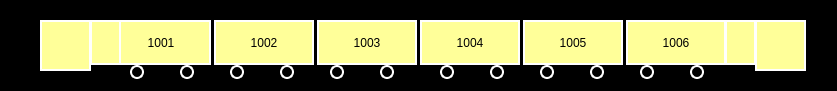
<?xml version="1.0" encoding="UTF-8"?>
<ui version="4.0">
 <class>CtrlTraingraph</class>
 <widget class="QWidget" name="CtrlTraingraph">
  <property name="geometry">
   <rect>
    <x>0</x>
    <y>0</y>
    <width>837</width>
    <height>91</height>
   </rect>
  </property>
  <property name="windowTitle">
   <string>Form</string>
  </property>
  <property name="styleSheet">
   <string notr="true">QWidget
{
	background-color:black;
}
QLabel
{
	font:20px &quot;微软雅黑&quot;;
	border:2px solid white;
	background-color: rgb(255,255,153);

}</string>
  </property>
  <widget class="QLabel" name="tc1lbl">
   <property name="geometry">
    <rect>
     <x>111</x>
     <y>20</y>
     <width>100</width>
     <height>45</height>
    </rect>
   </property>
   <property name="text">
    <string>1001</string>
   </property>
   <property name="alignment">
    <set>Qt::AlignCenter</set>
   </property>
  </widget>
  <widget class="QLabel" name="mp1lbl">
   <property name="geometry">
    <rect>
     <x>214</x>
     <y>20</y>
     <width>100</width>
     <height>45</height>
    </rect>
   </property>
   <property name="text">
    <string>1002</string>
   </property>
   <property name="alignment">
    <set>Qt::AlignCenter</set>
   </property>
  </widget>
  <widget class="QLabel" name="m1lbl">
   <property name="geometry">
    <rect>
     <x>317</x>
     <y>20</y>
     <width>100</width>
     <height>45</height>
    </rect>
   </property>
   <property name="text">
    <string>1003</string>
   </property>
   <property name="alignment">
    <set>Qt::AlignCenter</set>
   </property>
  </widget>
  <widget class="QLabel" name="m2lbl">
   <property name="geometry">
    <rect>
     <x>420</x>
     <y>20</y>
     <width>100</width>
     <height>45</height>
    </rect>
   </property>
   <property name="text">
    <string>1004</string>
   </property>
   <property name="alignment">
    <set>Qt::AlignCenter</set>
   </property>
  </widget>
  <widget class="QLabel" name="mp2lbl">
   <property name="geometry">
    <rect>
     <x>523</x>
     <y>20</y>
     <width>100</width>
     <height>45</height>
    </rect>
   </property>
   <property name="text">
    <string>1005</string>
   </property>
   <property name="alignment">
    <set>Qt::AlignCenter</set>
   </property>
  </widget>
  <widget class="QLabel" name="tc2lbl">
   <property name="geometry">
    <rect>
     <x>626</x>
     <y>20</y>
     <width>100</width>
     <height>45</height>
    </rect>
   </property>
   <property name="text">
    <string>1006</string>
   </property>
   <property name="alignment">
    <set>Qt::AlignCenter</set>
   </property>
  </widget>
  <widget class="QLabel" name="tc1keylbl">
   <property name="geometry">
    <rect>
     <x>90</x>
     <y>20</y>
     <width>31</width>
     <height>45</height>
    </rect>
   </property>
   <property name="styleSheet">
    <string notr="true">border-image: url(:/images/images/TC1traingraphKeynoact.bmp);</string>
   </property>
   <property name="text">
    <string/>
   </property>
   <property name="alignment">
    <set>Qt::AlignCenter</set>
   </property>
  </widget>
  <widget class="QLabel" name="tc2keylbl">
   <property name="geometry">
    <rect>
     <x>725</x>
     <y>20</y>
     <width>31</width>
     <height>45</height>
    </rect>
   </property>
   <property name="styleSheet">
    <string notr="true">border-image: url(:/images/images/TC2traingraphKeynoact.bmp);</string>
   </property>
   <property name="text">
    <string/>
   </property>
   <property name="alignment">
    <set>Qt::AlignCenter</set>
   </property>
  </widget>
  <widget class="QLabel" name="tc1directionlbl">
   <property name="geometry">
    <rect>
     <x>40</x>
     <y>20</y>
     <width>51</width>
     <height>51</height>
    </rect>
   </property>
   <property name="styleSheet">
    <string notr="true">border-image: url(:/images/images/TC1traingraphDirection.bmp);</string>
   </property>
   <property name="text">
    <string/>
   </property>
   <property name="alignment">
    <set>Qt::AlignCenter</set>
   </property>
  </widget>
  <widget class="QLabel" name="tc2directionlbl">
   <property name="geometry">
    <rect>
     <x>755</x>
     <y>20</y>
     <width>51</width>
     <height>51</height>
    </rect>
   </property>
   <property name="styleSheet">
    <string notr="true">border-image: url(:/images/images/TC2traingraphDirection.bmp);</string>
   </property>
   <property name="text">
    <string/>
   </property>
   <property name="alignment">
    <set>Qt::AlignCenter</set>
   </property>
  </widget>
  <widget class="QLabel" name="tc1wheel1lbl">
   <property name="geometry">
    <rect>
     <x>130</x>
     <y>65</y>
     <width>14</width>
     <height>14</height>
    </rect>
   </property>
   <property name="styleSheet">
    <string notr="true">background-color:black;
border-radius:7px;
</string>
   </property>
   <property name="text">
    <string/>
   </property>
   <property name="alignment">
    <set>Qt::AlignCenter</set>
   </property>
  </widget>
  <widget class="QLabel" name="tc1wheel2lbl">
   <property name="geometry">
    <rect>
     <x>180</x>
     <y>65</y>
     <width>14</width>
     <height>14</height>
    </rect>
   </property>
   <property name="styleSheet">
    <string notr="true">background-color:black;
border-radius:7px;
</string>
   </property>
   <property name="text">
    <string/>
   </property>
   <property name="alignment">
    <set>Qt::AlignCenter</set>
   </property>
  </widget>
  <widget class="QLabel" name="tc2wheel1lbl">
   <property name="geometry">
    <rect>
     <x>690</x>
     <y>65</y>
     <width>14</width>
     <height>14</height>
    </rect>
   </property>
   <property name="styleSheet">
    <string notr="true">background-color:black;
border-radius:7px;
</string>
   </property>
   <property name="text">
    <string/>
   </property>
   <property name="alignment">
    <set>Qt::AlignCenter</set>
   </property>
  </widget>
  <widget class="QLabel" name="tc2wheel2lbl">
   <property name="geometry">
    <rect>
     <x>640</x>
     <y>65</y>
     <width>14</width>
     <height>14</height>
    </rect>
   </property>
   <property name="styleSheet">
    <string notr="true">background-color:black;
border-radius:7px;
</string>
   </property>
   <property name="text">
    <string/>
   </property>
   <property name="alignment">
    <set>Qt::AlignCenter</set>
   </property>
  </widget>
  <widget class="QLabel" name="mp1wheel2lbl">
   <property name="geometry">
    <rect>
     <x>280</x>
     <y>65</y>
     <width>14</width>
     <height>14</height>
    </rect>
   </property>
   <property name="styleSheet">
    <string notr="true">background-color:black;
border-radius:7px;
</string>
   </property>
   <property name="text">
    <string/>
   </property>
   <property name="alignment">
    <set>Qt::AlignCenter</set>
   </property>
  </widget>
  <widget class="QLabel" name="mp1wheel1lbl">
   <property name="geometry">
    <rect>
     <x>230</x>
     <y>65</y>
     <width>14</width>
     <height>14</height>
    </rect>
   </property>
   <property name="styleSheet">
    <string notr="true">background-color:black;
border-radius:7px;
</string>
   </property>
   <property name="text">
    <string/>
   </property>
   <property name="alignment">
    <set>Qt::AlignCenter</set>
   </property>
  </widget>
  <widget class="QLabel" name="m1wheel1lbl">
   <property name="geometry">
    <rect>
     <x>330</x>
     <y>65</y>
     <width>14</width>
     <height>14</height>
    </rect>
   </property>
   <property name="styleSheet">
    <string notr="true">background-color:black;
border-radius:7px;
</string>
   </property>
   <property name="text">
    <string/>
   </property>
   <property name="alignment">
    <set>Qt::AlignCenter</set>
   </property>
  </widget>
  <widget class="QLabel" name="m1wheel2lbl">
   <property name="geometry">
    <rect>
     <x>380</x>
     <y>65</y>
     <width>14</width>
     <height>14</height>
    </rect>
   </property>
   <property name="styleSheet">
    <string notr="true">background-color:black;
border-radius:7px;
</string>
   </property>
   <property name="text">
    <string/>
   </property>
   <property name="alignment">
    <set>Qt::AlignCenter</set>
   </property>
  </widget>
  <widget class="QLabel" name="m2wheel2lbl">
   <property name="geometry">
    <rect>
     <x>440</x>
     <y>65</y>
     <width>14</width>
     <height>14</height>
    </rect>
   </property>
   <property name="styleSheet">
    <string notr="true">background-color:black;
border-radius:7px;
</string>
   </property>
   <property name="text">
    <string/>
   </property>
   <property name="alignment">
    <set>Qt::AlignCenter</set>
   </property>
  </widget>
  <widget class="QLabel" name="m2wheel1lbl">
   <property name="geometry">
    <rect>
     <x>490</x>
     <y>65</y>
     <width>14</width>
     <height>14</height>
    </rect>
   </property>
   <property name="styleSheet">
    <string notr="true">background-color:black;
border-radius:7px;
</string>
   </property>
   <property name="text">
    <string/>
   </property>
   <property name="alignment">
    <set>Qt::AlignCenter</set>
   </property>
  </widget>
  <widget class="QLabel" name="mp2wheel1lbl">
   <property name="geometry">
    <rect>
     <x>590</x>
     <y>65</y>
     <width>14</width>
     <height>14</height>
    </rect>
   </property>
   <property name="styleSheet">
    <string notr="true">background-color:black;
border-radius:7px;
</string>
   </property>
   <property name="text">
    <string/>
   </property>
   <property name="alignment">
    <set>Qt::AlignCenter</set>
   </property>
  </widget>
  <widget class="QLabel" name="mp2wheel2lbl">
   <property name="geometry">
    <rect>
     <x>540</x>
     <y>65</y>
     <width>14</width>
     <height>14</height>
    </rect>
   </property>
   <property name="styleSheet">
    <string notr="true">background-color:black;
border-radius:7px;
</string>
   </property>
   <property name="text">
    <string/>
   </property>
   <property name="alignment">
    <set>Qt::AlignCenter</set>
   </property>
  </widget>
 </widget>
 <resources/>
 <connections/>
</ui>
